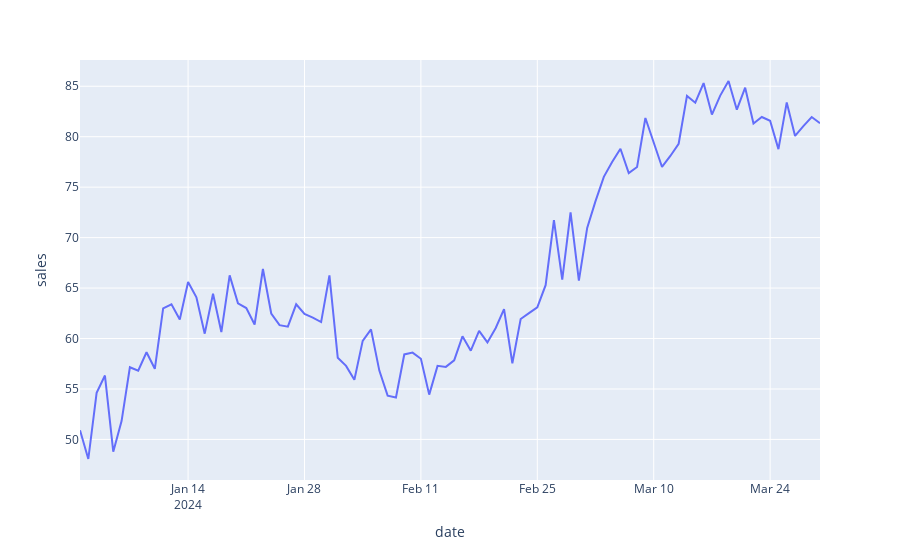

Here is the notebook cell this chart was saved with:
### Markdown cell above
###### Draw a line chart of sales over date and a histogram of marks using Plotly

### Code cell
fig = px.line(data_frame=sales,x='date',y='sales')
fig.show()
